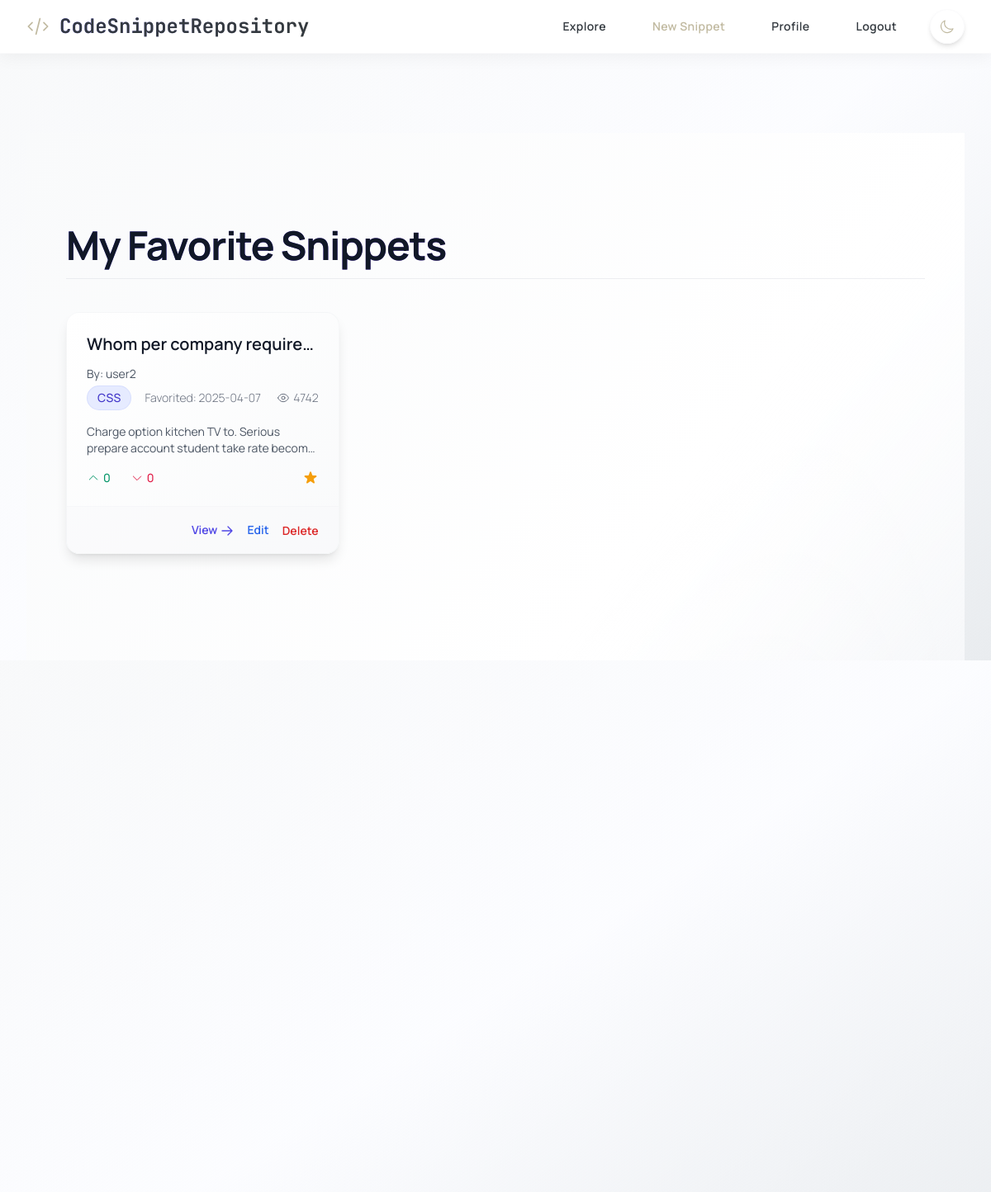
The app's page /favorites (signed in) with its own data.
### tables this page shows
CREATE TABLE snippets (
                id INTEGER PRIMARY KEY AUTOINCREMENT,
                user_id INTEGER NOT NULL,
                title TEXT NOT NULL,
                code TEXT NOT NULL,
                language TEXT NOT NULL,
                description TEXT,
                is_private INTEGER DEFAULT 0,
                views INTEGER DEFAULT 0,
                created_at TIMESTAMP DEFAULT CURRENT_TIMESTAMP,
                updated_at TIMESTAMP DEFAULT CURRENT_TIMESTAMP,
                FOREIGN KEY (user_id) REFERENCES users(id) ON DELETE CASCADE
            );

### app.py (the view)
@app.route('/favorites')
def view_favorites():
    user_id = get_current_user_id()
    if not user_id:
        flash('Please login to view your favorites.', 'warning')
        return redirect(url_for('login'))
    conn = get_db()
    try:
        favorite_snippets_rows = conn.execute('''
            SELECT
                s.id, s.title, s.language, s.code, s.description, s.created_at,
                s.updated_at, s.is_private, s.views, s.user_id as owner_id,
                u.username as owner_username, f.favorited_at,
                COALESCE(v.upvotes, 0) as upvotes, COALESCE(v.downvotes, 0) as downvotes
            FROM favorites f
            JOIN snippets s ON f.snippet_id = s.id
            JOIN users u ON s.user_id = u.id
            LEFT JOIN (
                 SELECT snippet_id, SUM(CASE WHEN vote_type = 1 THEN 1 ELSE 0 END) as upvotes,
                        SUM(CASE WHEN vote_type = -1 THEN 1 ELSE 0 END) as downvotes
                 FROM votes GROUP BY snippet_id
            ) v ON s.id = v.snippet_id
            WHERE f.user_id = ?
              AND (s.is_private = 0 OR s.user_id = ?) -- Show favorited public or OWN private snippets
            ORDER BY f.favorited_at DESC
        ''', (user_id, user_id)).fetchall() # Pass user_id twice for the OR condition
        user_favorites_ids = {row['id'] for row in favorite_snippets_rows}
        user_bookmarks_ids = set() # Fetch bookmarks if bookmark button is shown on favorite cards
        try:
            bookmark_rows = conn.execute('SELECT snippet_id FROM bookmarks WHERE user_id = ?', (user_id,)).fetchall()
            user_bookmarks_ids = {row['snippet_id'] for row in bookmark_rows}
        except sqlite3.Error as e_book:
            app.logger.warning(f"DB Error fetching bookmarks on favorites page for user {user_id}: {e_book}")
        favorite_snippets_data = []
        for row in favorite_snippets_rows:
            snippet_dict = dict(row)
            snippet_dict['created_at'] = parse_db_date(snippet_dict.get('created_at'))
            snippet_dict['favorited_at'] = parse_db_date(snippet_dict.get('favorited_at'))
            snippet_dict['updated_at'] = parse_db_date(snippet_dict.get('updated_at'))
            favorite_snippets_data.append(snippet_dict)
        return render_template('favorites.html',
                               snippets=favorite_snippets_data,
                               user_favorites_ids=user_favorites_ids,
                               user_bookmarks_ids=user_bookmarks_ids) # Pass bookmarks if needed
    except sqlite3.Error as e:
         app.logger.error(f"DB Error fetching favorites for user {user_id}: {e}")
         flash("Could not load favorites due to a database error.", "error")
         return redirect(url_for('profile'))

### app.py (called while the page is built)
def parse_db_date(date_str):
    if not date_str:
        return None
    try:
        return datetime.strptime(date_str, '%Y-%m-%d %H:%M:%S')
    except (ValueError, TypeError) as e:
        try:
            app.logger.warning(f"Could not parse date string '{date_str}': {e}")
        except RuntimeError: # Handle cases outside app context if necessary
            print(f"Warning: Could not parse date string '{date_str}': {e}")
        return None # Return None if parsing fails

def get_db():
    db = getattr(g, '_database', None)
    if db is None:
        db_path = os.path.join(app.root_path, DATABASE) # Construct path safely
        try:
             db = g._database = sqlite3.connect(db_path)
             db.row_factory = sqlite3.Row # Use Row factory
        except sqlite3.Error as e:
            app.logger.error(f"Database connection error: {e}") # Use app logger
            raise # Reraise the error
    return db

@app.teardown_appcontext
def close_connection(exception):
    db = getattr(g, '_database', None)
    if db is not None:
        try:
            db.close()
        except sqlite3.Error as e:
             app.logger.error(f"Error closing database connection: {e}") # Use app logger

def get_current_user_id():
    return session.get('user_id')

### templates/favorites.html (shortened to what this page needs)
{% extends "base.html" %}
{% block content %}
<div class="min-h-screen bg-gradient-to-br from-gray-50 via-white to-indigo-50/20 dark:from-gray-900 dark:via-gray-950 dark:to-indigo-900/30 text-gray-900 dark:text-gray-100 font-['Manrope',_'Inter',_sans-serif] antialiased relative isolate overflow-hidden">
    <div class="absolute inset-0 -z-10 bg-[radial-gradient(ellipse_at_center,_rgba(255,255,255,0.15)_0%,_rgba(0,0,0,0)_70%)] dark:bg-[radial-gradient(ellipse_at_center,_rgba(79,70,229,0.1)_0%,_rgba(0,0,0,0)_70%)] page-texture" aria-hidden="true"></div>
    <div class="max-w-7xl mx-auto px-4 sm:px-6 lg:px-12 xl:px-16 py-20 sm:py-28">
        <header class="mb-10">
            <h1 class="text-4xl sm:text-5xl font-bold tracking-tight text-gray-900 dark:text-white bg-clip-text bg-gradient-to-r from-indigo-600 to-purple-600 dark:from-indigo-400 dark:to-purple-400 border-b border-gray-300/40 dark:border-indigo-800/40 pb-4">
                My Favorite Snippets
            </h1>
        </header>
        {% if snippets %}
            <div class="grid grid-cols-1 md:grid-cols-2 lg:grid-cols-3 gap-6" id="favorites-grid">
                {% for snippet in snippets %}
                    <div class="snippet-card group bg-gradient-to-br from-white to-gray-50 dark:from-gray-900 dark:to-indigo-950/30 border border-gray-200/30 dark:border-indigo-900/30 rounded-2xl overflow-hidden shadow-lg hover:shadow-xl hover:border-indigo-300/50 dark:hover:border-indigo-600/50 transition-all duration-400 ease-out backdrop-blur-sm flex flex-col">
                        <div class="px-6 py-6 flex-grow">
                            <h3 class="snippet-title text-xl font-semibold text-gray-900 dark:text-white mb-3 line-clamp-1 group-hover:text-indigo-600 dark:group-hover:text-indigo-400 transition-colors">
                                <a href="{{ url_for('view_snippet', id=snippet.id) }}">{{ snippet.title }}</a>
                            </h3>
                            <p class="text-sm text-gray-600 dark:text-gray-400 mb-1">
                                By: <a href="{{ url_for('profile', username=snippet.owner_username) }}" class="hover:text-indigo-500 hover:underline">{{ snippet.owner_username }}</a>
                            </p>
                            <div class="flex flex-wrap items-center gap-x-4 gap-y-2 mb-4 text-sm text-gray-500 dark:text-gray-400 font-light">
                                <span class="snippet-language px-3 py-1 bg-indigo-100/80 dark:bg-indigo-900/80 text-indigo-700 dark:text-indigo-300 rounded-full font-medium border border-indigo-200/50 dark:border-indigo-800/50">{{ snippet.language }}</span>
                                <span>Favorited: {{ snippet.favorited_at.strftime('%Y-%m-%d') if snippet.favorited_at else 'N/A' }}</span>
                                <span class="ml-auto flex items-center" title="Views">{{ snippet.views | default(0) }}</span>
                            </div>
                             {% if snippet.description %}
                                <p class="snippet-description text-sm text-gray-600 dark:text-gray-300 line-clamp-2 mb-4">
                                    {{ snippet.description }}
                                </p>
                             {% endif %}
                            <div class="vote-stats flex items-center gap-6 text-sm font-medium mt-auto">
                                <span class="upvotes flex items-center text-emerald-600 dark:text-emerald-400" title="Upvotes"><svg xmlns="http://www.w3.org/2000/svg" class="h-4 w-4 mr-1" fill="none" viewBox="0 0 24 24" stroke="currentColor"><path stroke-linecap="round" stroke-linejoin="round" stroke-width="1.5" d="M5 15l7-7 7 7" /></svg>{{ snippet.upvotes | default(0) }}</span>
                                <span class="downvotes flex items-center text-rose-600 dark:text-rose-400" title="Downvotes"><svg xmlns="http://www.w3.org/2000/svg" class="h-4 w-4 mr-1" fill="none" viewBox="0 0 24 24" stroke="currentColor"><path stroke-linecap="round" stroke-linejoin="round" stroke-width="1.5" d="M19 9l-7 7-7-7" /></svg>{{ snippet.downvotes | default(0) }}</span>
                                <button type="button"
                                        class="favorite-toggle flex items-center ml-auto text-gray-400 dark:text-gray-500 hover:scale-110 transition-all duration-200 focus:outline-none"
                                        data-snippet-id="{{ snippet.id }}"
                                        aria-label="Toggle Favorite">
                                </button>
                            </div>
                        </div>
                        <div class="px-6 py-4 bg-gray-50/50 dark:bg-indigo-950/20 border-t border-gray-200/20 dark:border-indigo-900/30 flex justify-end items-center transition-colors duration-300 group-hover:bg-indigo-50/40 dark:group-hover:bg-indigo-900/30">
                             <div class="flex items-center gap-4">
                                <a href="{{ url_for('view_snippet', id=snippet.id) }}" class="group/link text-sm font-semibold text-indigo-600 dark:text-indigo-400 hover:text-indigo-800 dark:hover:text-indigo-300 transition-colors"><span>View</span><svg xmlns="http://www.w3.org/2000/svg" class="h-4 w-4 ml-1 inline group-hover/link:translate-x-1 transition-transform duration-200" fill="none" viewBox="0 0 24 24" stroke-width="2" stroke="currentColor"><path stroke-linecap="round" stroke-linejoin="round" d="M13.5 4.5L21 12m0 0l-7.5 7.5M21 12H3" /></svg></a>
                                {% if session.user_id == snippet.owner_id %}
                                    <a href="{{ url_for('edit_snippet', id=snippet.id) }}" class="text-sm font-semibold text-blue-600 dark:text-blue-400 hover:text-blue-800 dark:hover:text-blue-300 transition-colors">Edit</a>
                                    <form action="{{ url_for('delete_snippet', id=snippet.id) }}" method="POST" onsubmit="return confirm('Are you sure?');" class="inline"><button type="submit" class="text-sm font-semibold text-red-600 dark:text-red-400 hover:text-red-800 dark:hover:text-red-300 transition-colors">Delete</button></form>
                                {% endif %}
                             </div>
                        </div>
                    </div>
                {% endfor %}
            </div>
        {% endif %}
    </div>
</div>
{% endblock %}

### templates/base.html (style rules this page uses)
html, body { height: 100%; margin: 0; padding: 0; overflow-y: auto; }

### records on screen
snippets: title "Whom per company…", owner_username "user2", language "CSS", favorited_at "2025-04-07", views "4742", description "Charge option kitchen TV to. Serious prepare account student take rate…", upvotes "0", downvotes "0"
